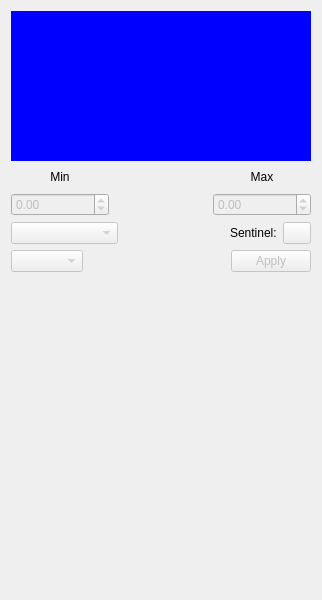
<?xml version="1.0" encoding="UTF-8"?>
<ui version="4.0">
 <class>HistogramWidget</class>
 <widget class="QWidget" name="HistogramWidget">
  <property name="geometry">
   <rect>
    <x>0</x>
    <y>0</y>
    <width>318</width>
    <height>600</height>
   </rect>
  </property>
  <property name="sizePolicy">
   <sizepolicy hsizetype="Expanding" vsizetype="Preferred">
    <horstretch>1</horstretch>
    <verstretch>0</verstretch>
   </sizepolicy>
  </property>
  <property name="minimumSize">
   <size>
    <width>0</width>
    <height>600</height>
   </size>
  </property>
  <property name="windowTitle">
   <string>Form</string>
  </property>
  <layout class="QVBoxLayout" name="verticalLayout">
   <item>
    <widget class="HistogramViewer" name="histogram" native="true">
     <property name="minimumSize">
      <size>
       <width>300</width>
       <height>150</height>
      </size>
     </property>
     <property name="maximumSize">
      <size>
       <width>300</width>
       <height>150</height>
      </size>
     </property>
     <property name="styleSheet">
      <string notr="true">background-color: rgb(0, 0, 255);</string>
     </property>
    </widget>
   </item>
   <item>
    <layout class="QGridLayout" name="gridLayout">
     <item row="0" column="2">
      <spacer name="horizontalSpacer">
       <property name="orientation">
        <enum>Qt::Horizontal</enum>
       </property>
       <property name="sizeHint" stdset="0">
        <size>
         <width>40</width>
         <height>20</height>
        </size>
       </property>
      </spacer>
     </item>
     <item row="0" column="3">
      <widget class="QLabel" name="label_3">
       <property name="text">
        <string>Max</string>
       </property>
       <property name="alignment">
        <set>Qt::AlignCenter</set>
       </property>
      </widget>
     </item>
     <item row="1" column="3">
      <widget class="QDoubleSpinBox" name="higherThreshold">
       <property name="enabled">
        <bool>false</bool>
       </property>
       <property name="sizePolicy">
        <sizepolicy hsizetype="MinimumExpanding" vsizetype="Fixed">
         <horstretch>0</horstretch>
         <verstretch>0</verstretch>
        </sizepolicy>
       </property>
       <property name="accelerated">
        <bool>true</bool>
       </property>
       <property name="minimum">
        <double>-150.000000000000000</double>
       </property>
       <property name="maximum">
        <double>400000.000000000000000</double>
       </property>
       <property name="singleStep">
        <double>0.000001000000000</double>
       </property>
      </widget>
     </item>
     <item row="1" column="0">
      <widget class="QDoubleSpinBox" name="lowerThreshold">
       <property name="enabled">
        <bool>false</bool>
       </property>
       <property name="sizePolicy">
        <sizepolicy hsizetype="MinimumExpanding" vsizetype="Fixed">
         <horstretch>0</horstretch>
         <verstretch>0</verstretch>
        </sizepolicy>
       </property>
       <property name="accelerated">
        <bool>true</bool>
       </property>
       <property name="minimum">
        <double>-150.000000000000000</double>
       </property>
       <property name="maximum">
        <double>400000.000000000000000</double>
       </property>
       <property name="singleStep">
        <double>0.000001000000000</double>
       </property>
      </widget>
     </item>
     <item row="0" column="0">
      <widget class="QLabel" name="label_2">
       <property name="text">
        <string>Min</string>
       </property>
       <property name="alignment">
        <set>Qt::AlignCenter</set>
       </property>
      </widget>
     </item>
    </layout>
   </item>
   <item>
    <layout class="QHBoxLayout" name="horizontalLayout_3">
     <item>
      <widget class="QComboBox" name="colorMapSelector">
       <property name="enabled">
        <bool>false</bool>
       </property>
       <property name="sizePolicy">
        <sizepolicy hsizetype="MinimumExpanding" vsizetype="Fixed">
         <horstretch>0</horstretch>
         <verstretch>0</verstretch>
        </sizepolicy>
       </property>
      </widget>
     </item>
     <item>
      <spacer name="horizontalSpacer_2">
       <property name="orientation">
        <enum>Qt::Horizontal</enum>
       </property>
       <property name="sizeHint" stdset="0">
        <size>
         <width>40</width>
         <height>20</height>
        </size>
       </property>
      </spacer>
     </item>
     <item>
      <widget class="QLabel" name="label">
       <property name="text">
        <string>Sentinel:</string>
       </property>
      </widget>
     </item>
     <item>
      <widget class="QPushButton" name="selectSentinelColor">
       <property name="enabled">
        <bool>false</bool>
       </property>
       <property name="maximumSize">
        <size>
         <width>28</width>
         <height>28</height>
        </size>
       </property>
       <property name="focusPolicy">
        <enum>Qt::NoFocus</enum>
       </property>
       <property name="text">
        <string/>
       </property>
      </widget>
     </item>
    </layout>
   </item>
   <item>
    <layout class="QHBoxLayout" name="horizontalLayout">
     <item>
      <widget class="QComboBox" name="scaleSelector">
       <property name="enabled">
        <bool>false</bool>
       </property>
      </widget>
     </item>
     <item>
      <spacer name="horizontalSpacer_3">
       <property name="orientation">
        <enum>Qt::Horizontal</enum>
       </property>
       <property name="sizeHint" stdset="0">
        <size>
         <width>40</width>
         <height>20</height>
        </size>
       </property>
      </spacer>
     </item>
     <item>
      <widget class="QPushButton" name="applyHistogram">
       <property name="enabled">
        <bool>false</bool>
       </property>
       <property name="sizePolicy">
        <sizepolicy hsizetype="Fixed" vsizetype="Fixed">
         <horstretch>0</horstretch>
         <verstretch>0</verstretch>
        </sizepolicy>
       </property>
       <property name="layoutDirection">
        <enum>Qt::LeftToRight</enum>
       </property>
       <property name="text">
        <string>Apply</string>
       </property>
      </widget>
     </item>
    </layout>
   </item>
   <item>
    <spacer name="verticalSpacer">
     <property name="orientation">
      <enum>Qt::Vertical</enum>
     </property>
     <property name="sizeHint" stdset="0">
      <size>
       <width>20</width>
       <height>40</height>
      </size>
     </property>
    </spacer>
   </item>
  </layout>
 </widget>
 <customwidgets>
  <customwidget>
   <class>HistogramViewer</class>
   <extends>QWidget</extends>
   <header>histogramviewer.h</header>
   <container>1</container>
  </customwidget>
 </customwidgets>
 <resources/>
 <connections/>
</ui>
